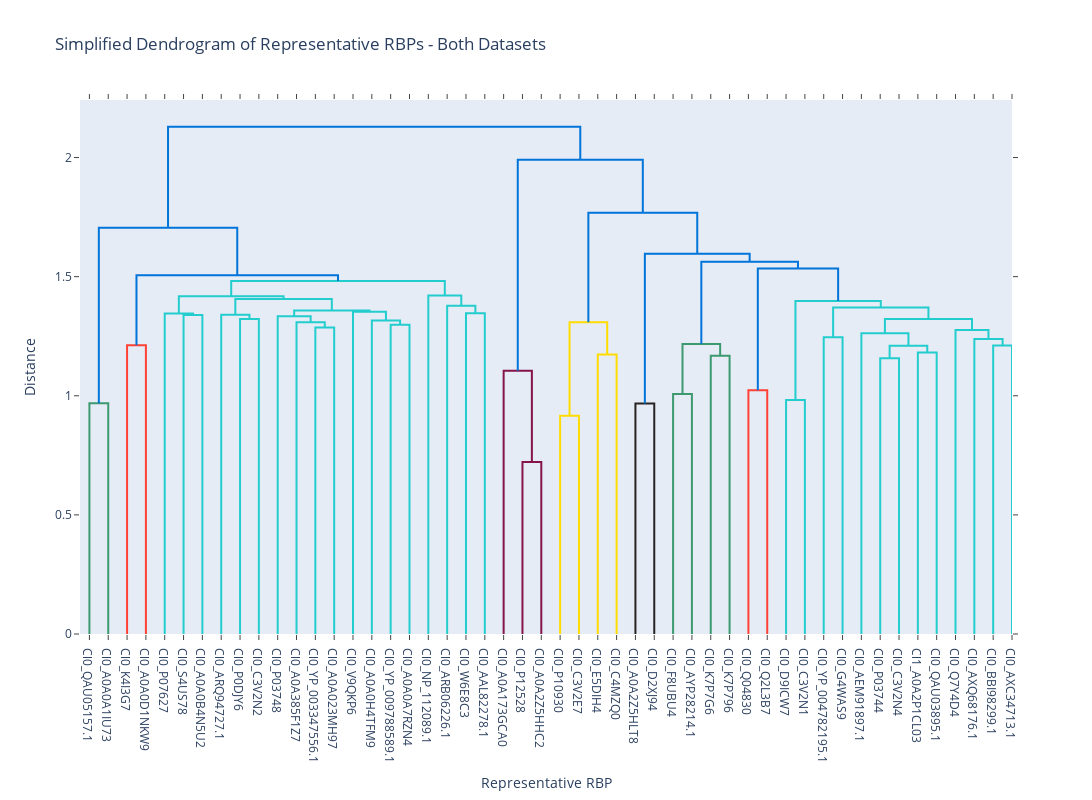

Notebook code cell kept with this figure:
### Code cell
import pandas as pd
import numpy as np
from sklearn.metrics import pairwise_distances
from scipy.cluster.hierarchy import linkage, fcluster
import plotly.figure_factory as ff

# Compute the distance matrix
distance_matrix = pairwise_distances(X1.toarray(), metric='cosine')

# Linkage matrix
Z = linkage(distance_matrix, method='ward')

# Choose how many final clusters to keep
p = 50  # For example, 30 largest clusters

# Get cluster assignments
clusters = fcluster(Z, t=p, criterion='maxclust')

# Add cluster info to df
df['ClusterPlot'] = clusters

# Pick one representative RBP from each cluster
# (optional: pick based on other metrics, but here we just sample)
rep_indices = df.groupby('ClusterPlot').head(1).index

# Filter data
X_small = X1.toarray()[rep_indices]
labels_small = df.loc[rep_indices].apply(lambda row: f"Cl{row['Cluster']}_{row['RBP_Accession']}", axis=1).tolist()

# Compute reduced distance matrix and linkage again
distance_matrix_small = pairwise_distances(X_small, metric='cosine')
Z_small = linkage(distance_matrix_small, method='ward')

# Plot using Plotly
fig = ff.create_dendrogram(distance_matrix_small, labels=labels_small, 
                           linkagefun=lambda x: linkage(x, method='ward'))
fig.update_layout(
    width=1600, height=800,
    title='Simplified Dendrogram of Representative RBPs - Both Datasets',
    xaxis_title='Representative RBP',
    yaxis_title='Distance'
)
fig.show()

### Figure 1 — Plotly figure (JSON) as saved in the notebook; plotly's stock layout.template omitted (floating-point values rounded to 4 significant figures)
{"data": [{"hoverinfo": "text", "marker": {"color": "rgb(61,153,112)"}, "mode": "lines", "type": "scatter", "x": [5.0, 5.0, 15.0, 15.0], "xaxis": "x", "y": [0.0, 0.9688, 0.9688, 0.0], "yaxis": "y"}, {"hoverinfo": "text", "marker": {"color": "rgb(255,65,54)"}, "mode": "lines", "type": "scatter", "x": [25.0, 25.0, 35.0, 35.0], "xaxis": "x", "y": [0.0, 1.212, 1.212, 0.0], "yaxis": "y"}, {"hoverinfo": "text", "marker": {"color": "rgb(35,205,205)"}, "mode": "lines", "type": "scatter", "x": [55.0, 55.0, 65.0, 65.0], "xaxis": "x", "y": [0.0, 1.34, 1.34, 0.0], "yaxis": "y"}, {"hoverinfo": "text", "marker": {"color": "rgb(35,205,205)"}, "mode": "lines", "type": "scatter", "x": [45.0, 45.0, 60.0, 60.0], "xaxis": "x", "y": [0.0, 1.345, 1.345, 1.34], "yaxis": "y"}, {"hoverinfo": "text", "marker": {"color": "rgb(35,205,205)"}, "mode": "lines", "type": "scatter", "x": [85.0, 85.0, 95.0, 95.0], "xaxis": "x", "y": [0.0, 1.322, 1.322, 0.0], "yaxis": "y"}, {"hoverinfo": "text", "marker": {"color": "rgb(35,205,205)"}, "mode": "lines", "type": "scatter", "x": [75.0, 75.0, 90.0, 90.0], "xaxis": "x", "y": [0.0, 1.34, 1.34, 1.322], "yaxis": "y"}, {"hoverinfo": "text", "marker": {"color": "rgb(35,205,205)"}, "mode": "lines", "type": "scatter", "x": [125.0, 125.0, 135.0, 135.0], "xaxis": "x", "y": [0.0, 1.286, 1.286, 0.0], "yaxis": "y"}, {"hoverinfo": "text", "marker": {"color": "rgb(35,205,205)"}, "mode": "lines", "type": "scatter", "x": [115.0, 115.0, 130.0, 130.0], "xaxis": "x", "y": [0.0, 1.309, 1.309, 1.286], "yaxis": "y"}, {"hoverinfo": "text", "marker": {"color": "rgb(35,205,205)"}, "mode": "lines", "type": "scatter", "x": [105.0, 105.0, 122.5, 122.5], "xaxis": "x", "y": [0.0, 1.333, 1.333, 1.309], "yaxis": "y"}, {"hoverinfo": "text", "marker": {"color": "rgb(35,205,205)"}, "mode": "lines", "type": "scatter", "x": [165.0, 165.0, 175.0, 175.0], "xaxis": "x", "y": [0.0, 1.298, 1.298, 0.0], "yaxis": "y"}, {"hoverinfo": "text", "marker": {"color": "rgb(35,205,205)"}, "mode": "lines", "type": "scatter", "x": [155.0, 155.0, 170.0, 170.0], "xaxis": "x", "y": [0.0, 1.316, 1.316, 1.298], "yaxis": "y"}, {"hoverinfo": "text", "marker": {"color": "rgb(35,205,205)"}, "mode": "lines", "type": "scatter", "x": [145.0, 145.0, 162.5, 162.5], "xaxis": "x", "y": [0.0, 1.353, 1.353, 1.316], "yaxis": "y"}, {"hoverinfo": "text", "marker": {"color": "rgb(35,205,205)"}, "mode": "lines", "type": "scatter", "x": [113.8, 113.8, 153.8, 153.8], "xaxis": "x", "y": [1.333, 1.358, 1.358, 1.353], "yaxis": "y"}, {"hoverinfo": "text", "marker": {"color": "rgb(35,205,205)"}, "mode": "lines", "type": "scatter", "x": [82.5, 82.5, 133.8, 133.8], "xaxis": "x", "y": [1.34, 1.406, 1.406, 1.358], "yaxis": "y"}, {"hoverinfo": "text", "marker": {"color": "rgb(35,205,205)"}, "mode": "lines", "type": "scatter", "x": [52.5, 52.5, 108.1, 108.1], "xaxis": "x", "y": [1.345, 1.418, 1.418, 1.406], "yaxis": "y"}, {"hoverinfo": "text", "marker": {"color": "rgb(35,205,205)"}, "mode": "lines", "type": "scatter", "x": [205.0, 205.0, 215.0, 215.0], "xaxis": "x", "y": [0.0, 1.346, 1.346, 0.0], "yaxis": "y"}, {"hoverinfo": "text", "marker": {"color": "rgb(35,205,205)"}, "mode": "lines", "type": "scatter", "x": [195.0, 195.0, 210.0, 210.0], "xaxis": "x", "y": [0.0, 1.378, 1.378, 1.346], "yaxis": "y"}, {"hoverinfo": "text", "marker": {"color": "rgb(35,205,205)"}, "mode": "lines", "type": "scatter", "x": [185.0, 185.0, 202.5, 202.5], "xaxis": "x", "y": [0.0, 1.421, 1.421, 1.378], "yaxis": "y"}, {"hoverinfo": "text", "marker": {"color": "rgb(35,205,205)"}, "mode": "lines", "type": "scatter", "x": [80.31, 80.31, 193.8, 193.8], "xaxis": "x", "y": [1.418, 1.482, 1.482, 1.421], "yaxis": "y"}, {"hoverinfo": "text", "marker": {"color": "rgb(0,116,217)"}, "mode": "lines", "type": "scatter", "x": [30.0, 30.0, 137.0, 137.0], "xaxis": "x", "y": [1.212, 1.506, 1.506, 1.482], "yaxis": "y"}, {"hoverinfo": "text", "marker": {"color": "rgb(0,116,217)"}, "mode": "lines", "type": "scatter", "x": [10.0, 10.0, 83.52, 83.52], "xaxis": "x", "y": [0.9688, 1.706, 1.706, 1.506], "yaxis": "y"}, {"hoverinfo": "text", "marker": {"color": "rgb(133,20,75)"}, "mode": "lines", "type": "scatter", "x": [235.0, 235.0, 245.0, 245.0], "xaxis": "x", "y": [0.0, 0.7224, 0.7224, 0.0], "yaxis": "y"}, {"hoverinfo": "text", "marker": {"color": "rgb(133,20,75)"}, "mode": "lines", "type": "scatter", "x": [225.0, 225.0, 240.0, 240.0], "xaxis": "x", "y": [0.0, 1.105, 1.105, 0.7224], "yaxis": "y"}, {"hoverinfo": "text", "marker": {"color": "rgb(255,220,0)"}, "mode": "lines", "type": "scatter", "x": [255.0, 255.0, 265.0, 265.0], "xaxis": "x", "y": [0.0, 0.9166, 0.9166, 0.0], "yaxis": "y"}, {"hoverinfo": "text", "marker": {"color": "rgb(255,220,0)"}, "mode": "lines", "type": "scatter", "x": [275.0, 275.0, 285.0, 285.0], "xaxis": "x", "y": [0.0, 1.173, 1.173, 0.0], "yaxis": "y"}, {"hoverinfo": "text", "marker": {"color": "rgb(255,220,0)"}, "mode": "lines", "type": "scatter", "x": [260.0, 260.0, 280.0, 280.0], "xaxis": "x", "y": [0.9166, 1.309, 1.309, 1.173], "yaxis": "y"}, {"hoverinfo": "text", "marker": {"color": "rgb(40,35,35)"}, "mode": "lines", "type": "scatter", "x": [295.0, 295.0, 305.0, 305.0], "xaxis": "x", "y": [0.0, 0.9678, 0.9678, 0.0], "yaxis": "y"}, {"hoverinfo": "text", "marker": {"color": "rgb(61,153,112)"}, "mode": "lines", "type": "scatter", "x": [315.0, 315.0, 325.0, 325.0], "xaxis": "x", "y": [0.0, 1.007, 1.007, 0.0], "yaxis": "y"}, {"hoverinfo": "text", "marker": {"color": "rgb(61,153,112)"}, "mode": "lines", "type": "scatter", "x": [335.0, 335.0, 345.0, 345.0], "xaxis": "x", "y": [0.0, 1.168, 1.168, 0.0], "yaxis": "y"}, {"hoverinfo": "text", "marker": {"color": "rgb(61,153,112)"}, "mode": "lines", "type": "scatter", "x": [320.0, 320.0, 340.0, 340.0], "xaxis": "x", "y": [1.007, 1.217, 1.217, 1.168], "yaxis": "y"}, {"hoverinfo": "text", "marker": {"color": "rgb(255,65,54)"}, "mode": "lines", "type": "scatter", "x": [355.0, 355.0, 365.0, 365.0], "xaxis": "x", "y": [0.0, 1.023, 1.023, 0.0], "yaxis": "y"}, {"hoverinfo": "text", "marker": {"color": "rgb(35,205,205)"}, "mode": "lines", "type": "scatter", "x": [375.0, 375.0, 385.0, 385.0], "xaxis": "x", "y": [0.0, 0.9821, 0.9821, 0.0], "yaxis": "y"}, {"hoverinfo": "text", "marker": {"color": "rgb(35,205,205)"}, "mode": "lines", "type": "scatter", "x": [395.0, 395.0, 405.0, 405.0], "xaxis": "x", "y": [0.0, 1.245, 1.245, 0.0], "yaxis": "y"}, {"hoverinfo": "text", "marker": {"color": "rgb(35,205,205)"}, "mode": "lines", "type": "scatter", "x": [425.0, 425.0, 435.0, 435.0], "xaxis": "x", "y": [0.0, 1.158, 1.158, 0.0], "yaxis": "y"}, {"hoverinfo": "text", "marker": {"color": "rgb(35,205,205)"}, "mode": "lines", "type": "scatter", "x": [445.0, 445.0, 455.0, 455.0], "xaxis": "x", "y": [0.0, 1.182, 1.182, 0.0], "yaxis": "y"}, {"hoverinfo": "text", "marker": {"color": "rgb(35,205,205)"}, "mode": "lines", "type": "scatter", "x": [430.0, 430.0, 450.0, 450.0], "xaxis": "x", "y": [1.158, 1.209, 1.209, 1.182], "yaxis": "y"}, {"hoverinfo": "text", "marker": {"color": "rgb(35,205,205)"}, "mode": "lines", "type": "scatter", "x": [415.0, 415.0, 440.0, 440.0], "xaxis": "x", "y": [0.0, 1.262, 1.262, 1.209], "yaxis": "y"}, {"hoverinfo": "text", "marker": {"color": "rgb(35,205,205)"}, "mode": "lines", "type": "scatter", "x": [485.0, 485.0, 495.0, 495.0], "xaxis": "x", "y": [0.0, 1.211, 1.211, 0.0], "yaxis": "y"}, {"hoverinfo": "text", "marker": {"color": "rgb(35,205,205)"}, "mode": "lines", "type": "scatter", "x": [475.0, 475.0, 490.0, 490.0], "xaxis": "x", "y": [0.0, 1.239, 1.239, 1.211], "yaxis": "y"}, {"hoverinfo": "text", "marker": {"color": "rgb(35,205,205)"}, "mode": "lines", "type": "scatter", "x": [465.0, 465.0, 482.5, 482.5], "xaxis": "x", "y": [0.0, 1.276, 1.276, 1.239], "yaxis": "y"}, {"hoverinfo": "text", "marker": {"color": "rgb(35,205,205)"}, "mode": "lines", "type": "scatter", "x": [427.5, 427.5, 473.8, 473.8], "xaxis": "x", "y": [1.262, 1.322, 1.322, 1.276], "yaxis": "y"}, {"hoverinfo": "text", "marker": {"color": "rgb(35,205,205)"}, "mode": "lines", "type": "scatter", "x": [400.0, 400.0, 450.6, 450.6], "xaxis": "x", "y": [1.245, 1.37, 1.37, 1.322], "yaxis": "y"}, {"hoverinfo": "text", "marker": {"color": "rgb(35,205,205)"}, "mode": "lines", "type": "scatter", "x": [380.0, 380.0, 425.3, 425.3], "xaxis": "x", "y": [0.9821, 1.398, 1.398, 1.37], "yaxis": "y"}, {"hoverinfo": "text", "marker": {"color": "rgb(0,116,217)"}, "mode": "lines", "type": "scatter", "x": [360.0, 360.0, 402.7, 402.7], "xaxis": "x", "y": [1.023, 1.534, 1.534, 1.398], "yaxis": "y"}, {"hoverinfo": "text", "marker": {"color": "rgb(0,116,217)"}, "mode": "lines", "type": "scatter", "x": [330.0, 330.0, 381.3, 381.3], "xaxis": "x", "y": [1.217, 1.562, 1.562, 1.534], "yaxis": "y"}, {"hoverinfo": "text", "marker": {"color": "rgb(0,116,217)"}, "mode": "lines", "type": "scatter", "x": [300.0, 300.0, 355.7, 355.7], "xaxis": "x", "y": [0.9678, 1.596, 1.596, 1.562], "yaxis": "y"}, {"hoverinfo": "text", "marker": {"color": "rgb(0,116,217)"}, "mode": "lines", "type": "scatter", "x": [270.0, 270.0, 327.8, 327.8], "xaxis": "x", "y": [1.309, 1.769, 1.769, 1.596], "yaxis": "y"}, {"hoverinfo": "text", "marker": {"color": "rgb(0,116,217)"}, "mode": "lines", "type": "scatter", "x": [232.5, 232.5, 298.9, 298.9], "xaxis": "x", "y": [1.105, 1.991, 1.991, 1.769], "yaxis": "y"}, {"hoverinfo": "text", "marker": {"color": "rgb(0,116,217)"}, "mode": "lines", "type": "scatter", "x": [46.76, 46.76, 265.7, 265.7], "xaxis": "x", "y": [1.706, 2.129, 2.129, 1.991], "yaxis": "y"}], "layout": {"autosize": false, "height": 800, "hovermode": "closest", "showlegend": false, "title": {"text": "Simplified Dendrogram of Representative RBPs - Both Datasets"}, "width": 1600, "xaxis": {"mirror": "allticks", "rangemode": "tozero", "showgrid": false, "showline": true, "showticklabels": true, "tickmode": "array", "ticks": "outside", "ticktext": ["Cl0_QAU05157.1", "Cl0_A0A0A1IU73", "Cl0_K4I3G7", "Cl0_A0A0D1NKW9", "Cl0_P07627", "Cl0_S4US78", "Cl0_A0A0B4N5U2", "Cl0_ARQ94727.1", "Cl0_P0DJY6", "Cl0_C3V2N2", "Cl0_P03748", "Cl0_A0A385F1Z7", "Cl0_YP_003347556.1", "Cl0_A0A023MH97", "Cl0_V9QKP6", "Cl0_A0A0H4TFM9", "Cl0_YP_009788589.1", "Cl0_A0A0A7RZN4", "Cl0_NP_112089.1", "Cl0_ARB06226.1", "Cl0_W6E8C3", "Cl0_AAL82278.1", "Cl0_A0A173GCA0", "Cl0_P12528", "Cl0_A0A2Z5HHC2", "Cl0_P10930", "Cl0_C3V2E7", "Cl0_E5DIH4", "Cl0_C4MZQ0", "Cl0_A0A2Z5HLT8", "Cl0_D2XJ94", "Cl0_F8UBU4", "Cl0_AYP28214.1", "Cl0_K7P7G6", "Cl0_K7P796", "Cl0_Q04830", "Cl0_Q2L3B7", "Cl0_D9ICW7", "Cl0_C3V2N1", "Cl0_YP_004782195.1", "Cl0_G4WAS9", "Cl0_AEM91897.1", "Cl0_P03744", "Cl0_C3V2N4", "Cl1_A0A2P1CL03", "Cl0_QAU03895.1", "Cl0_Q7Y4D4", "Cl0_AXQ68176.1", "Cl0_BBI98299.1", "Cl0_AXC34713.1"], "tickvals": [5, 15, 25, 35, 45, 55, 65, 75, 85, 95, 105, 115, 125, 135, 145, 155, 165, 175, 185, 195, 205, 215, 225, 235, 245, 255, 265, 275, 285, 295, 305, 315, 325, 335, 345, 355, 365, 375, 385, 395, 405, 415, 425, 435, 445, 455, 465, 475, 485, 495], "title": {"text": "Representative RBP"}, "type": "linear", "zeroline": false}, "yaxis": {"mirror": "allticks", "rangemode": "tozero", "showgrid": false, "showline": true, "showticklabels": true, "ticks": "outside", "title": {"text": "Distance"}, "type": "linear", "zeroline": false}}}
